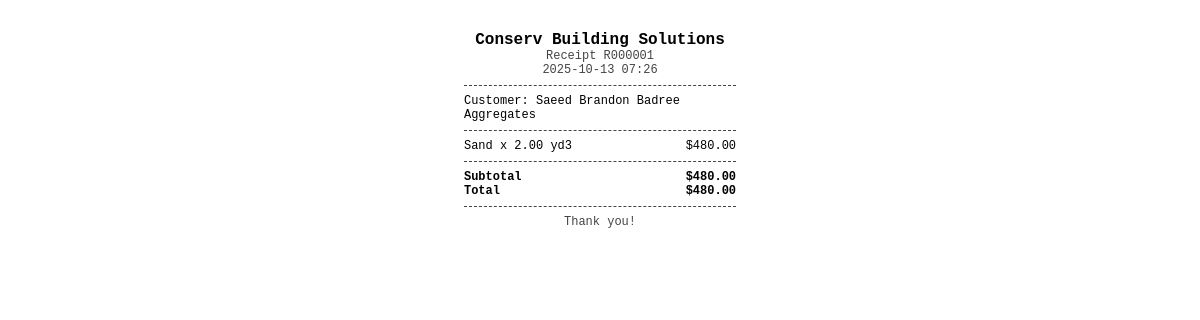
Screenshot of /staff/receipts/1/print (signed in) with the database file from the repository.
### app.py (models this page shows)
class SalesReceipt(db.Model):
    id            = db.Column(db.Integer, primary_key=True)
    receipt_no    = db.Column(db.String(50), nullable=True)
    customer_name = db.Column(db.String(200), nullable=True)
    customer_phone = db.Column(db.String(50), nullable=True)
    customer_address = db.Column(db.String(400), nullable=True)
    customer_lat  = db.Column(db.Float, nullable=True)
    customer_lng  = db.Column(db.Float, nullable=True)
    created_by    = db.Column(db.Integer, db.ForeignKey("user.id"), nullable=True)
    created_at    = db.Column(db.DateTime, default=datetime.utcnow)
    subtotal      = db.Column(db.Float, nullable=True)
    tax           = db.Column(db.Float, nullable=True)
    total         = db.Column(db.Float, nullable=True)
    notes         = db.Column(db.String(300), nullable=True)
    lines         = db.relationship("SalesReceiptLine", backref="receipt", lazy=True)

class SalesReceiptLine(db.Model):
    id          = db.Column(db.Integer, primary_key=True)
    receipt_id  = db.Column(db.Integer, db.ForeignKey("sales_receipt.id"), nullable=False)
    item_name   = db.Column(db.String(200), nullable=False)
    material_key= db.Column(db.String(100), nullable=True)
    unit        = db.Column(db.String(20), nullable=False, default="yd3")
    quantity    = db.Column(db.Float, nullable=False)
    unit_price  = db.Column(db.Float, nullable=False)
    line_total  = db.Column(db.Float, nullable=False)

### app.py (the view)
@app.get("/staff/receipts/<int:rid>/print")
@staff_required
def staff_print_receipt(rid: int):
    r = SalesReceipt.query.get_or_404(rid)
    lines = SalesReceiptLine.query.filter_by(receipt_id=r.id).all()
    return render_template("print_receipt.html", receipt=r, lines=lines)

### app.py (called while the page is built, shortened)
@app.context_processor
def inject_globals():
    return {
        "ts": int(_time.time()),
        "GOOGLE_MAPS_API_KEY": os.getenv("GOOGLE_MAPS_API_KEY", ""),
        "BASE_LAT": float(os.getenv("BASE_LAT", "0") or 0),
        "BASE_LNG": float(os.getenv("BASE_LNG", "0") or 0),
    }

@login_manager.user_loader
def load_user(user_id):
    return User.query.get(int(user_id))

def _ensure_db_initialized() -> None:
    global _DB_INIT_DONE
    if _DB_INIT_DONE:
        return

@app.before_request
def _before_request_db_init():
    _ensure_db_initialized()

@app.after_request
def add_no_cache_headers(resp):
    if request.path.startswith("/api/"):
        resp.headers["Cache-Control"] = "no-store, no-cache, must-revalidate, max-age=0"
        resp.headers["Pragma"] = "no-cache"
        resp.headers["Expires"] = "0"
    return resp

def staff_required(fn):
    @wraps(fn)
    @login_required
    def wrapper(*args, **kwargs):
        if not getattr(current_user, "is_staff", False):
            if request.path.startswith("/api/"):
                return jsonify({"ok": False, "error": "Forbidden"}), 403
            flash("Staff access required.", "danger")
            return redirect(url_for("index"))
        return fn(*args, **kwargs)
    return wrapper

### templates/print_receipt.html (shortened to what this page needs)
{% set lines = lines or [] %}
<!DOCTYPE html>
<html>
<head>
  </head>
<body onload="triggerPrint()">
  <div class="receipt">
    <div class="center">
      <div><strong>Conserv Building Solutions</strong></div>
      <div class="small muted">Receipt {{ receipt.receipt_no }}</div>
      <div class="small muted">{{ (receipt.created_at.strftime('%Y-%m-%d %H:%M') if receipt.created_at) }}</div>
    </div>
    <hr/>
    {% if receipt.customer_name %}
      <div class="small">Customer: {{ receipt.customer_name }}</div>
    {% endif %}
    {% if receipt.notes %}
      <div class="small">{{ receipt.notes }}</div>
    {% endif %}
    <hr/>
    {% for li in lines %}
      <div class="row">
        <div class="small">{{ li.item_name }} x {{ '%.2f' % li.quantity }} {{ li.unit }}</div>
        <div class="small">${{ '%.2f' % li.line_total }}</div>
      </div>
    {% endfor %}
    <hr/>
    <div class="totals">
      <div class="row small"><div>Subtotal</div><div>${{ '%.2f' % (receipt.subtotal or 0) }}</div></div>
      <div class="row small"><div>Total</div><div>${{ '%.2f' % (receipt.total or 0) }}</div></div>
    </div>
    <hr/>
    <div class="center small muted">Thank you!</div>
  </div>
</body>
</html>

### templates/print_receipt.html (style rules this page uses)
body { font-family: ui-monospace, SFMono-Regular, Menlo, Monaco, Consolas, "Liberation Mono", "Courier New", monospace; }
.receipt { width: 72mm; margin: 0 auto; padding: 6mm 4mm; }
.center { text-align: center; }
.row { display: flex; justify-content: space-between; }
.muted { color: #444; }
hr { border: none; border-top: 1px dashed #444; margin: 8px 0; }
.totals .row { font-weight: 700; }
.small { font-size: 12px; }

### rows the page displays
SalesReceipt: receipt_no "R000001", created_at "2025-10-13 07:26", customer_name "Saeed Brandon Badree", notes "Aggregates", subtotal "480.00", total "480.00"
SalesReceiptLine: item_name "Sand", quantity "2.00", unit "yd3", line_total "480.00"
